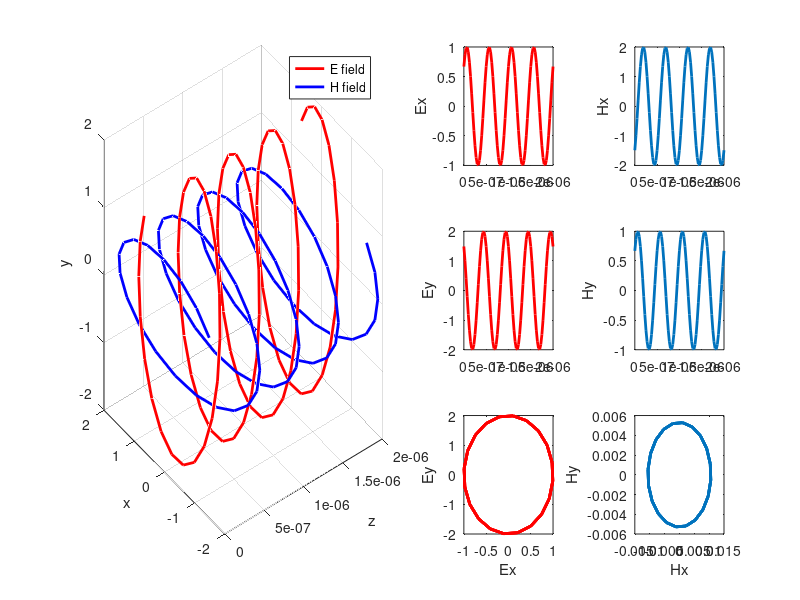

The MATLAB script that drew this image:
function TEM_Polarized( )
 
%% Function: Simulate polarized TEM waves  
%  Parameters: f: frequency in Hz
%              Ex0: amplitude of Ex component 
%              Ey0: amplitude of Ey component 
%              phi: phase difference between the Ex and Ey components  
%              mu_r, epsilon_r: relative permittivity and permeability of the material 
%              t: time of interest  
 
%% Initialize parameters 
Ex0 = 1; 
Ey0 = 2; 
phi = -pi/2; 

% The type is elliptical

f = 10^6;
omega = 2*pi*f;
T = 2*pi/omega;
t = 2*T/15; 
 
epsilon_r = 4; 
mu_r = 1; 
 
%% Wave parameters 
c = 3*10^8;
k = omega*sqrt(mu_r*epsilon_r);      % Propagation constant 
alpha = -imag(k);                               % Attenuation constant 
beta = real(k);                                    % Phase constant 
lambda = 2*pi/beta;
V_p = c/sqrt(mu_r*epsilon_r);        % Phase velocity  
eta=377*sqrt(mu_r/epsilon_r);        % Wave impedance 
scaleH = abs(eta);                             % Only for visualization          
 
%% Compute and plot the field components  
z=[0:lambda/20:4*lambda]';                                               % Grid points on z axis 
Ex=zeros(size(z)); Ey=zeros(size(z)); Ez=zeros(size(z));    % Initialization 
Sx=zeros(size(z)); Sy=zeros(size(z)); Sz=zeros(size(z));
Ex = Ex0*exp(-alpha*z).*cos(omega*t-beta*z);                    % Ex component 
Hy = Ex0/eta*exp(-alpha*z).*cos(omega*t-beta*z);             % Hy component 
Ey = Ey0*exp(-alpha*z).*cos(omega*t-beta*z+phi);            % Ey component    
Hx = -Ey0/eta*exp(-alpha*z).*cos(omega*t-beta*z+phi);    % Hx component 
 
Sz = 1/eta*(abs(Ex.^2)+abs(Ey.^2));                                  % Power density 
figure('units','normalized','outerposition',[0 0 1 1])
 
subplot(3,4,[1,2,5,6,9,10]);
plot3(z, Ex, Ey,'r', 'linewidth',2)                                     % Plot the E field using plot3  
hold on 
plot3(z, scaleH*Hx, scaleH*Hy,'b', 'linewidth',2)           % Plot the H field using plot3 with scaling   
hold on 
% arrow3([z zeros(size(z)) zeros(size(z)) ], [z Ex Ey ])       % Plot the E field using arrow3   
% arrow3([z zeros(size(z)) zeros(size(z)) ], [z scaleH*Hx scaleH*Hy ]) % Plot the H field using arrow3 with scaling 
legend('E field', 'H field'); grid on; xlabel('z'); ylabel('x'); zlabel('y')
 
subplot(3,4,3);plot(z, Ex, 'r', 'linewidth',2); ylabel('Ex')                % Plot Ex only  
subplot(3,4,7);plot(z, Ey, 'r','linewidth',2); ylabel('Ey')                 % Plot Ey only 
subplot(3,4,11);plot(Ex, Ey, 'r', 'linewidth',2); xlabel('Ex'); ylabel('Ey') % Plot (Ex, Ey) to see the polarization type  
subplot(3,4,4);plot(z, scaleH*Hx, 'linewidth',2); ylabel('Hx');       % Plot Hx only with scaling   
subplot(3,4,8);plot(z, scaleH*Hy, 'linewidth',2); ylabel('Hy');      % Plot Hy only with scaling 
subplot(3,4,12);plot(Hx, Hy, 'linewidth',2); xlabel('Hx'); ylabel('Hy')% Plot (Hx, Hy) to see the polarization type 